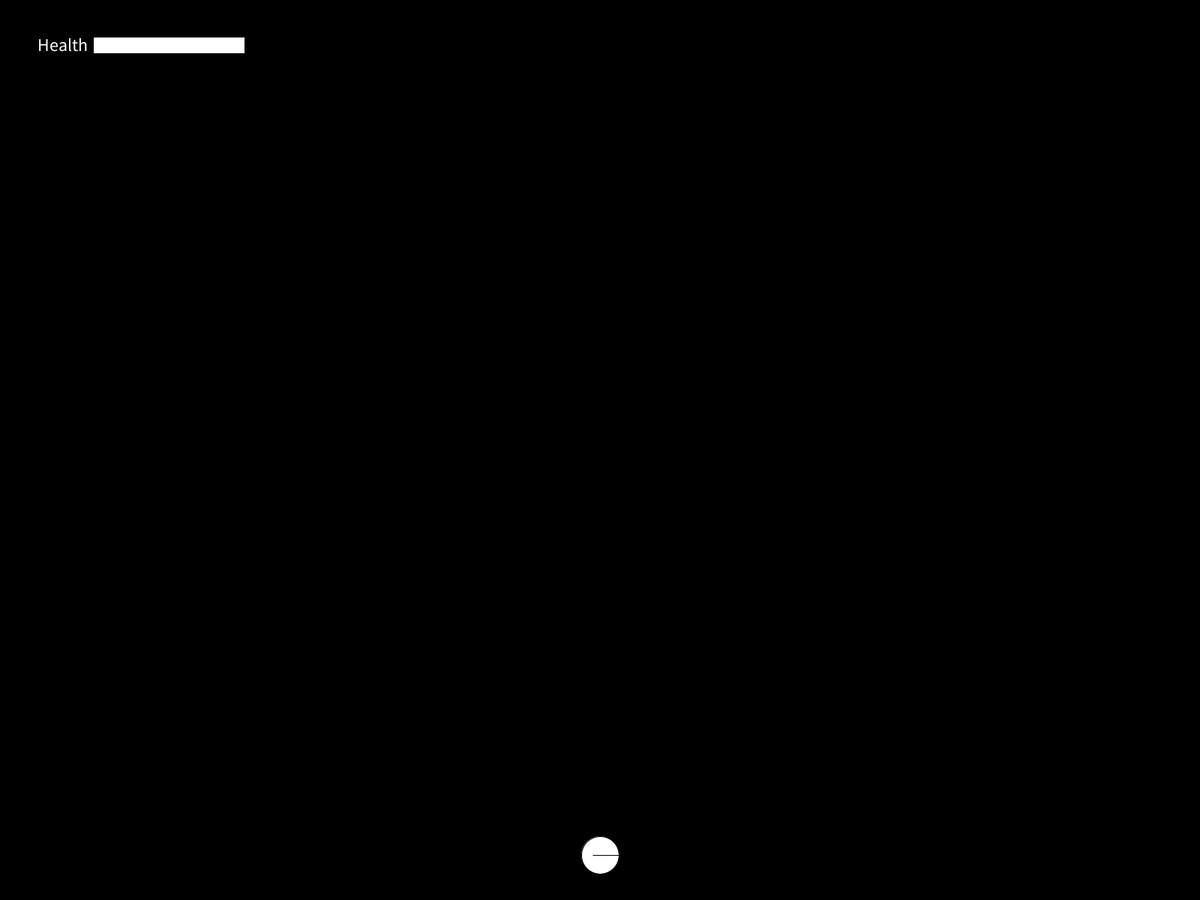
Frame 1 (no input)
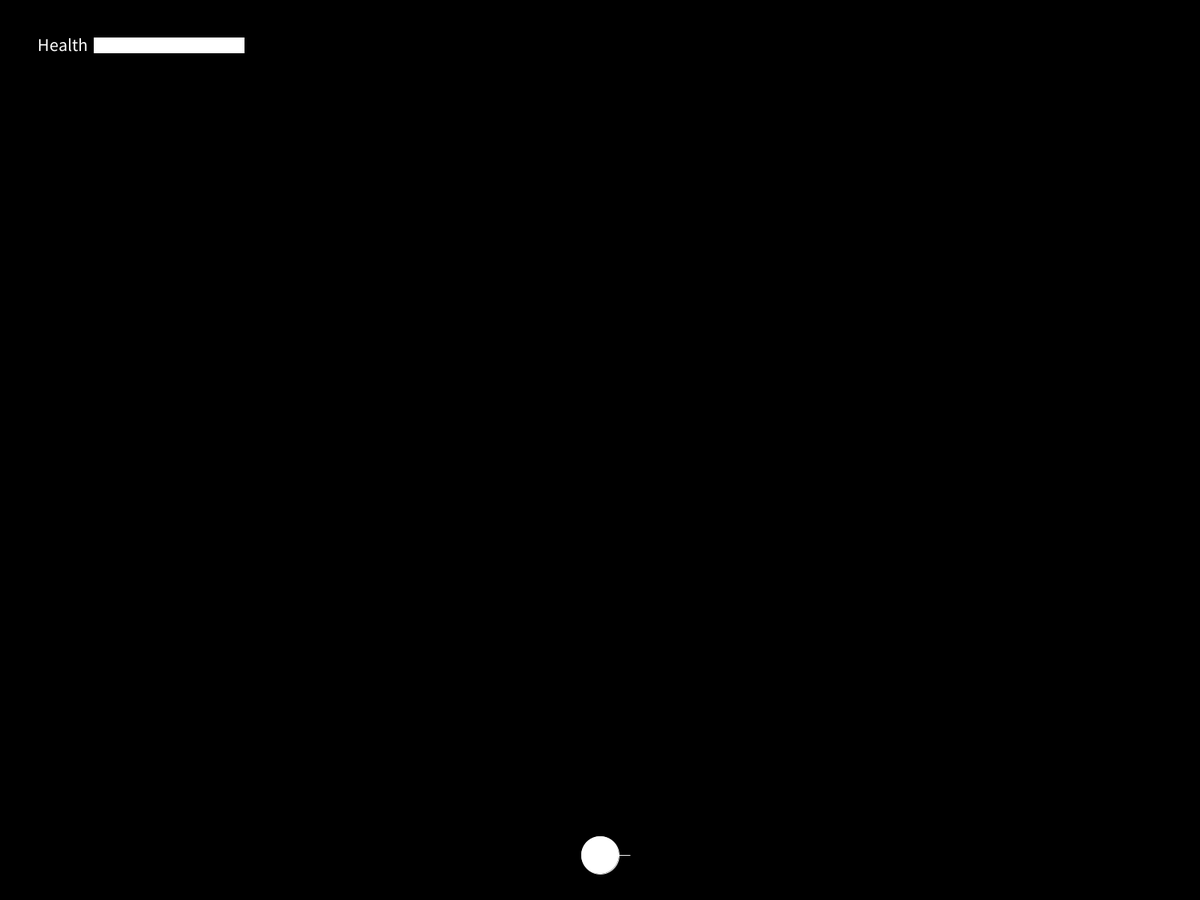
Frame 60 (the mouse pressed at the canvas centre just before this capture)
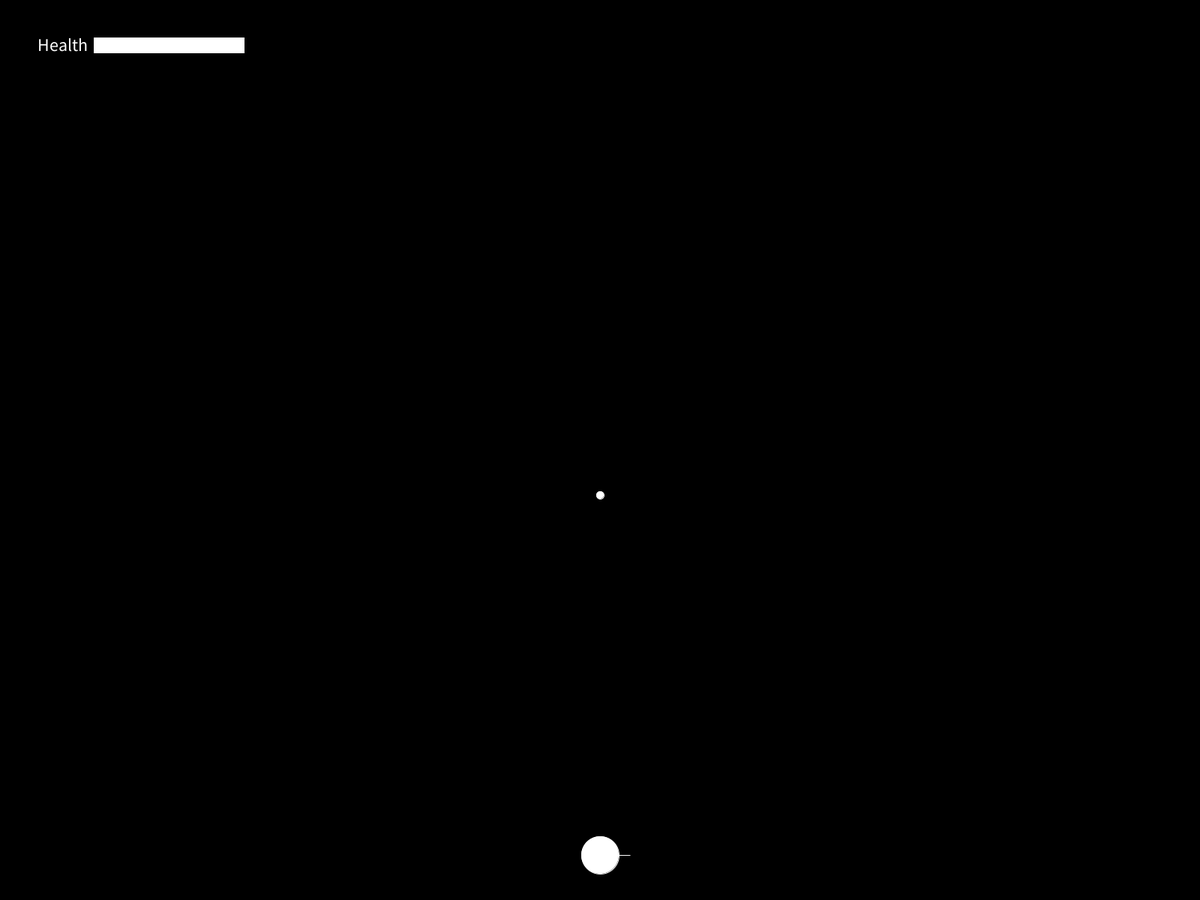
Frame 120 (the mouse held since frame 60 and released just before this capture)

The Processing sketch that drew these frames (run headless with seeded random() and noise(); from frame 60 on, the mouse is pressed at the canvas centre):

// Processing sketch: challenge_3_give_me_space
// ── challenge_3_give_me_space.pde

int level = 1;

SpaceShip player;
ArrayList<Astroid> astroids = new ArrayList();
ArrayList<Bullet> bullets = new ArrayList();


boolean isUpPressed = false;
boolean isLeftPressed = false;
boolean isRightPressed = false;

void setup() {
  size(1600, 1200);

  player = new SpaceShip(100, 100, 100, 100, 1000, new PVector(width/2, height * 0.95));
}

void draw() {
  update();

  background(0);
  player.render();

  for (Astroid astroid : astroids) {
    astroid.render();
  }

  // draw the bullets
  for (Bullet bullet : bullets) {
    bullet.render();
  }

  drawHUD();
}

void drawHUD() {
  textSize(24);
  text("Health", 50, 68);
  
  stroke(255);
  fill(0);
  rect(125, 50, 200, 20);
  
  fill(255);
  rect(125, 50, 200 * player.getHealth() / player.getMaxHealth(), 20);
}

void update() {

  if (isUpPressed) {
    player.addSpeed(0.25);
  }

  if (isRightPressed) {
    player.setAngularSpeed(5);
  }

  if (isLeftPressed) {
    player.setAngularSpeed(-5);
  }

  player.update();
  generateAstroid();

  // update the bullets
  ArrayList<Bullet> bulletToRemove = new ArrayList();

  for (int i = 0; i < bullets.size(); i++) {
    Bullet bullet = bullets.get(i);

    bullet.update();

    // check if the bullet should be removed
    PVector bulletPosition = bullet.getPosition();

    // Should be removed if colided with astroid
    for (Astroid astroid : astroids) {

      if (bulletPosition.dist(astroid.getPosition()) < bullet.getHitboxSize() / 2 + astroid.getSize() / 2) {
        bulletToRemove.add(bullets.get(i));
        astroid.removeHealth(1);
      }
    }

    // SHould be removed if off screen
    if (bulletPosition.x < 0 || bulletPosition.x > width || bulletPosition.y < 0 || bulletPosition.y > height) {
      bulletToRemove.add(bullets.get(i));
    }

    // remove the marked bullets and astroids
    bullets.removeAll(bulletToRemove);
  }

  // update the astroids
  ArrayList<Astroid> astroidToRemove = new ArrayList();

  for (int i = 0; i < astroids.size(); i++) {
    Astroid astroid = astroids.get(i);
    astroid.update();

    // check if the astroid should be removed
    PVector astroidPosition = astroid.getPosition();

    // should be removed if colided with spaceship
    if (astroidPosition.dist(player.getPosition()) < player.getHitboxSize() / 2 + astroid.getSize() / 2) {
      player.removeHealth(10);
      print("hit! Health: ");
      println(player.getHealth());
      astroidToRemove.add(astroids.get(i));
    }

    // astroid without health should be removed

    if (astroid.health <= 0) {
      astroidToRemove.add(astroids.get(i));
    }

    // should be removed if off screen
    if (astroidPosition.y < -250 || astroidPosition.x > height + 250 || astroidPosition.y < -250 || astroidPosition.x > height + 250) {
      astroidToRemove.add(astroids.get(i));
    }
  }

  // remove the marked astroids
  astroids.removeAll(astroidToRemove);
}


void generateAstroid() {

  int astroidCountMax = 100;

  if (astroids.size() > astroidCountMax) {
    return;
  }

  int health = int(random(level, 3 + level));

  PVector position = new PVector();

  // randomizing the position on the edges of the screen
  // based on: https://stackoverflow.com/a/38167615

  int edgeDistance = 200;
  int rectWidth = width + edgeDistance * 2;
  int rectHeight = height + edgeDistance * 2;

  float p = random(0, 2* rectWidth + 2 * rectHeight);

  if (p < (rectWidth + rectHeight)) {
    if (p < rectWidth) {
      position.x = p - edgeDistance;
      position.y = -edgeDistance;
    } else {
      position.x = rectWidth - edgeDistance;
      position.y = p - rectWidth - edgeDistance;
    }
  } else {
    p = p - (rectWidth + rectHeight);
    if (p < rectWidth) {
      position.x = rectWidth - p - edgeDistance;
      position.y = rectHeight - edgeDistance;
    } else {
      position.x = - edgeDistance;
      position.y = rectHeight - (p - rectWidth) - edgeDistance;
    }
  }

  float size = random(10 + level * 10, 10 + level * 20);

  PVector velocity = new PVector(random(-2, 2), random(-2, 2));

  astroids.add(new Astroid(health, position, velocity, size));
}

void keyPressed() {

  switch(key) {
  case 'w':
    isUpPressed = true;
    break;
  case 'a':
    isLeftPressed = true;
    break;
  case 'd':
    isRightPressed = true;
    break;
  }
}

void keyReleased() {

  switch(key) {
  case 'w':
    isUpPressed = false;
    break;
  case 'a':
    isLeftPressed = false;
    break;
  case 'd':
    isRightPressed = false;
    break;
  }
}

void mousePressed() {
  int x = mouseX;
  int y = mouseY;

  bullets.addAll(player.fire(new PVector(x, y)));
}

// ── Astroid.pde
public class Astroid {

  private float size;
  private int health;
  private PVector position;
  private PVector  velocity;

  public Astroid(int health, PVector position, PVector velocity, float size) {
    this.health = health;
    this.position = position;
    this.velocity = velocity;
    this.size = size;
  }

  public void render() {
    circle(position.x, position.y, size);
  }

  public void update() {
    position.add(velocity);
  }


  public void removeHealth(int amount) {
    int healthTotal = this.health - amount;
    this.health = healthTotal < 0 ? 0 : healthTotal;
  }

  public PVector getPosition() { return position; }
  public float getSize() { return size; }
}

// ── Bullet.pde
public class Bullet {
 
  private PVector position;
  private PVector velocity;
  
  private float hitboxSize;
  
  public Bullet (PVector position, PVector velocity, float hitboxSize) {
   this.position = position;
   this.velocity = velocity;
   this.hitboxSize = hitboxSize;
  }
  
  public void render() {
    circle(position.x, position.y, hitboxSize);
  }
  
  public void update() {
    position.add(velocity);
  }
  
  public PVector getPosition() { return position; }
  public float getHitboxSize() { return hitboxSize; }
}

// ── GameState.pde
public enum GameState {
  IN_MENU,
  RUNNING,
  PAUSED,
  GAME_OVER,
}

// ── IFireRate.pde
public interface IFireRate {
 public ArrayList<Bullet> fire(PVector position, PVector velocity); 
}

// ── SingleFire.pde
public class SingleFire implements IFireRate {
 
  public ArrayList<Bullet> fire(PVector position, PVector velocity) {
   
    ArrayList<Bullet> bullets = new ArrayList();
    bullets.add(new Bullet(position, velocity, 10));
    
    return bullets;
  }
  
}

// ── SpaceShip.pde
public class SpaceShip { //<>//
  private int health;
  private int maxHealth;

  private float fuel;
  private float maxFuel;

  private int ammo;

  private PVector position;
  private float  speed;

  private float rotation;
  private float angularSpeed;
  private float hitboxSize;


  private IFireRate gun = new SingleFire();

  public SpaceShip(int health, int maxHealth, float fuel, float maxFuel, int ammo, PVector position) {
    this.health = health;
    this.maxHealth = maxHealth;
    this.fuel = fuel;
    this.maxFuel = maxFuel;
    this.ammo = ammo;
    this.position = position;

    speed = 0;
    rotation = 0;
    angularSpeed = 0;
    hitboxSize = 50;
  }

  public void update() {

    // update the rotation
    rotation += angularSpeed;

    // update speed and position
    this.position.x += speed * cos(rotation);

    if (this.position.x > width) {
      this.position.x = width;
    }

    if (this.position.x < 0) {
      this.position.x = 0;
    }

    this.position.y += speed * sin(rotation);

    if (this.position.y > height) {
      this.position.y = height;
    }

    if (this.position.y < 0) {
      this.position.y = 0;
    }

    speed *= 0.9725; // friction
    angularSpeed *= 0.9; // angular friction

    // update the fuel
    if (fuel > 0) {
      fuel -= 0.01 * abs(speed);
    }
  }

  public void render() {
    circle(position.x, position.y, hitboxSize);
    triangle(position.x - 10, position.y, position.x + 10, position.y, position.x + 40 * cos(rotation), position.y + 40 * sin(rotation));
  }

  public void addSpeed(float speed) {
    if (fuel > 0) {
      this.speed += speed;
    }
  }

  public void setAngularSpeed(float angularSpeed) {
    this.angularSpeed = radians(angularSpeed);
  }

  public ArrayList<Bullet> fire(PVector mousePosition) {
    
    ArrayList<Bullet> bullets = new ArrayList();

    if (ammo <= 0) {
      return bullets;
    }

    ammo -= 1;

    // The bulletDirection was created using chatGPT
    PVector bulletDirection = PVector.sub(mousePosition, position).normalize().mult(8); // scale it to desired speed

    return gun.fire(position.copy(), bulletDirection);
  }


  public void addAmmo(int amount) {
    this.ammo += amount;
  }

  public void addFuel(float amount) {
    float fuelTotal = this.fuel + amount;
    this.fuel = fuelTotal > maxFuel ? maxFuel : fuelTotal;
  }

  public void addHealth(int amount) {
    int healthTotal = this.health + amount;
    this.health = healthTotal > maxHealth ? maxHealth : healthTotal;
  }

  public void removeHealth(int amount) {
    int healthTotal = this.health - amount;
    this.health = healthTotal < 0 ? 0 : healthTotal;
  }

  public PVector getPosition() {
    return position;
  }
  public float getHitboxSize() {
    return hitboxSize;
  }
  public int getHealth() {
    return health;
  }
  
  public int getMaxHealth() {
   return maxHealth; 
  }
}
